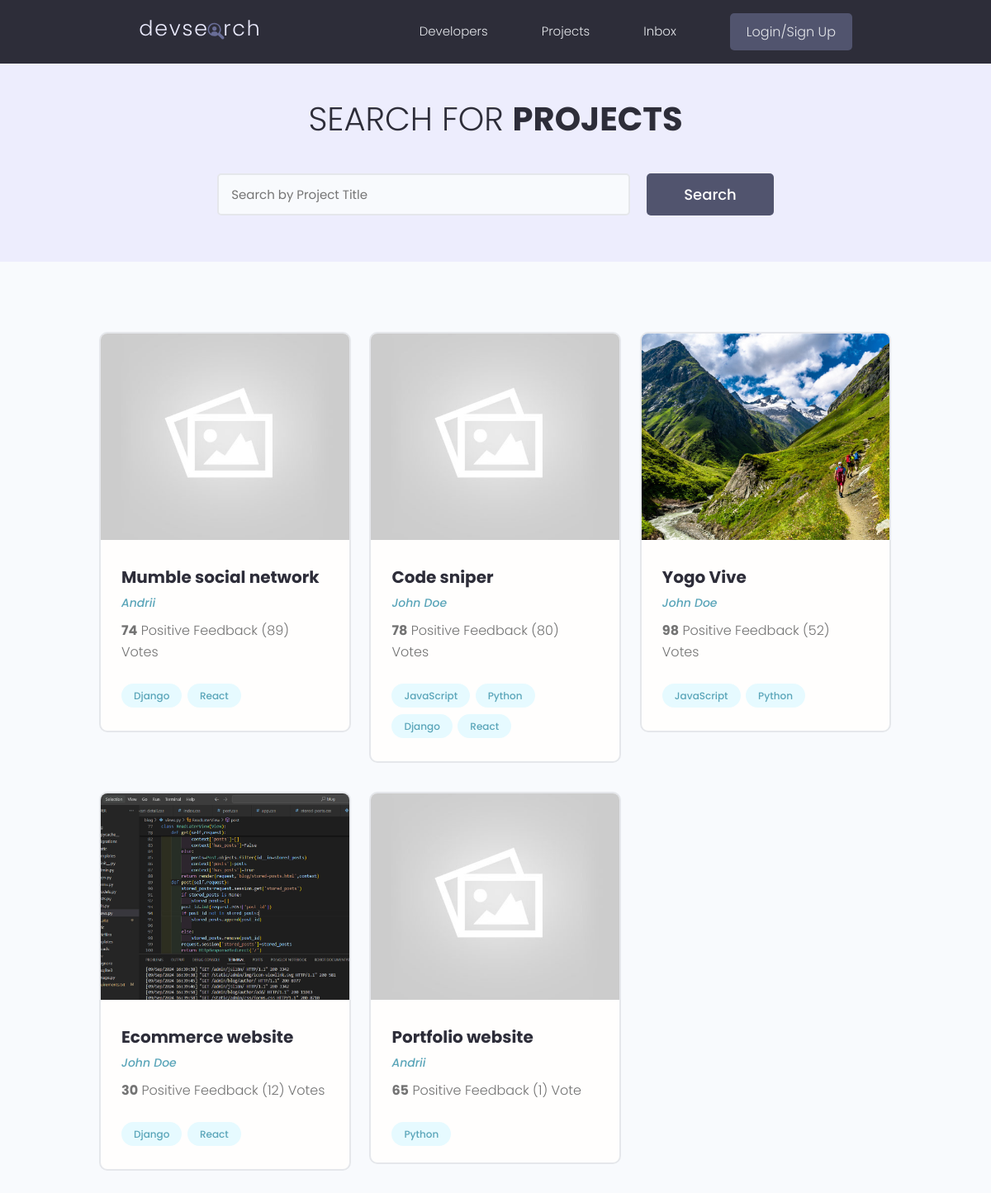
The app's page /projects/, older data.
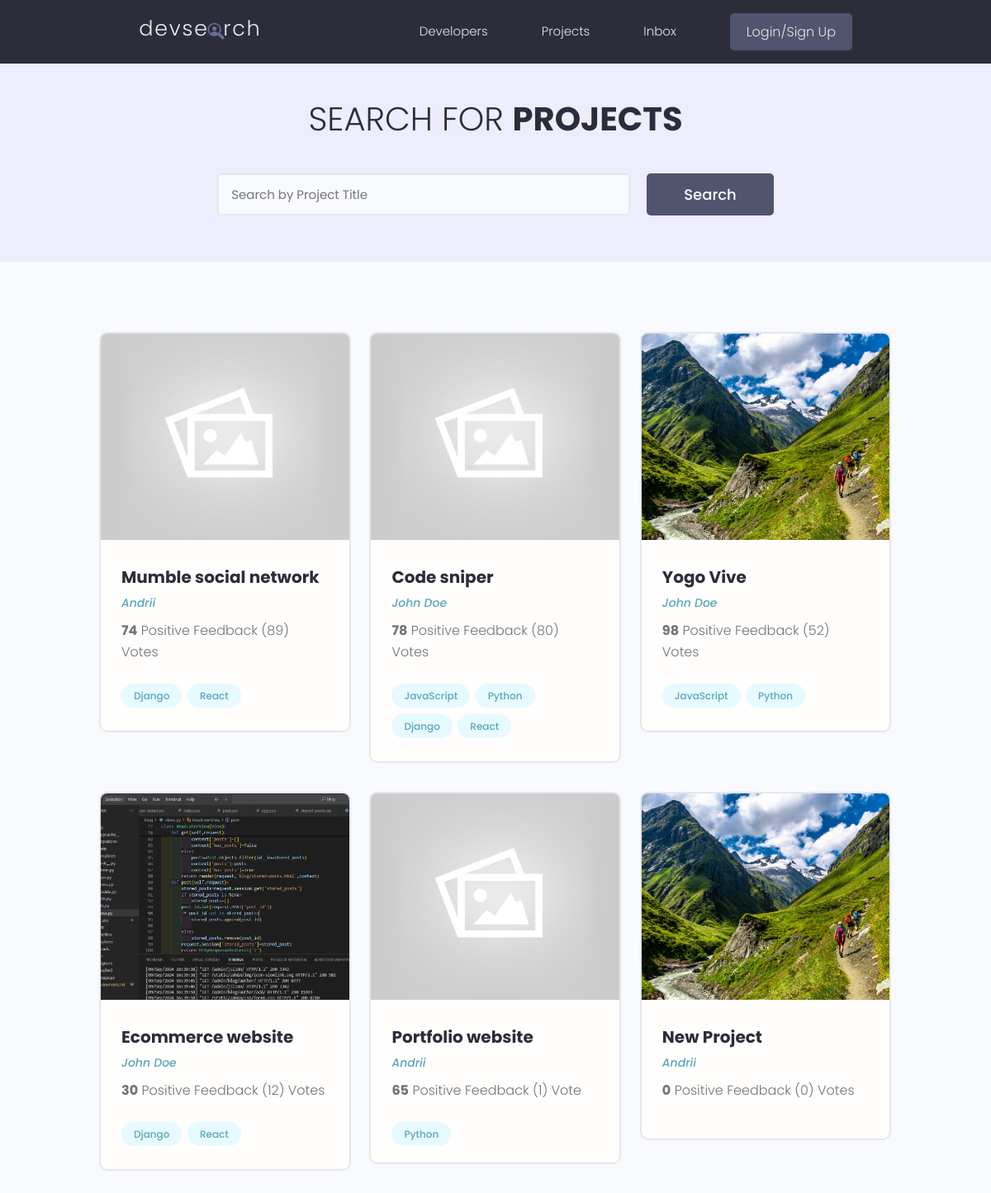
The same page, newer data.
### projects/models.py (models this page shows, shortened)
class Project(models.Model):
    owner = models.ForeignKey(Profile,null=True,blank=True,on_delete=models.SET_NULL)
    title=models.CharField(max_length=200)
    description=models.TextField(null=True,blank=True)
    featured_img=models.ImageField(null=True,blank=True,default='default.jpg')
    demo_link=models.CharField(max_length=2000,null=True,blank=True)
    source_link=models.CharField(max_length=2000,null=True,blank=True)
    tags=models.ManyToManyField('Tag',blank=True)
    vote_total=models.IntegerField(default=0,null=True,blank=True)
    vote_ratio=models.IntegerField(default=0,null=True,blank=True)
    created=models.DateTimeField(auto_now_add=True)
    id = models.UUIDField(default=uuid.uuid4,unique=True,primary_key=True,editable=False)

class Tag(models.Model):
    name=models.CharField(max_length=200)
    created=models.DateTimeField(auto_now_add=True)
    id = models.UUIDField(default=uuid.uuid4,unique=True,primary_key=True,editable=False)
    def __str__(self):
        return self.name

### users/models.py (models this page shows, shortened)
class Profile(models.Model):
    user = models.OneToOneField(User, on_delete=models.CASCADE, null=True, blank=True)
    name = models.CharField(max_length=200, blank=True, null=True)
    email = models.EmailField(max_length=500, blank=True, null=True)
    username = models.CharField(max_length=200, blank=True, null=True)
    location = models.CharField(max_length=200, blank=True, null=True)
    short_intro = models.CharField(max_length=200, blank=True, null=True)
    bio = models.TextField(blank=True, null=True)
    profile_image = models.ImageField(null=True, blank=True, upload_to='profiles/', default="profiles/user-default.png")
    social_github = models.CharField(max_length=200, blank=True, null=True)
    social_twitter = models.CharField(max_length=200, blank=True, null=True)
    social_linkedin = models.CharField(max_length=200, blank=True, null=True)
    social_youtube = models.CharField(max_length=200, blank=True, null=True)
    social_website = models.CharField(max_length=200, blank=True, null=True)
    created=models.DateTimeField(auto_now_add=True)
    id = models.UUIDField(default=uuid.uuid4,unique=True,primary_key=True,editable=False)

### projects/views.py (the view)
# urls.py: path('projects/',include('projects.urls')),
def projects(request):
    projects=Project.objects.all()
    context={
        'projects':projects
    }
    return render(request,'projects/projects.html',context)

### projects/templates/projects/projects.html (shortened to what this page needs)
{% extends "main.html" %}
    {% block content %}
  <main class="projects">
    <section class="hero-section text-center">
      <div class="container container--narrow">
        <div class="hero-section__box">
          <h2>Search for <span>Projects</span></h2>
        </div>
        <div class="hero-section__search">
          <form class="form" action="#" method="get">
            <div class="form__field">
              <input class="input input--text" id="formInput#search" type="text" name="text"
                placeholder="Search by Project Title" />
            </div>
            <input class="btn btn--sub btn--lg" type="submit" value="Search" />
          </form>
        </div>
      </div>
    </section>
    <section class="projectsList">
      <div class="container">
        <div class="grid grid--three">
        {% for project in projects %}
          <div class="column">
            <div class="card project">
              <a href="{% url "project" project.id %}" class="project">
                <img class="project__thumbnail" src="{{ project.featured_img.url }}" alt="project thumbnail" />
                <div class="card__body">
                  <h3 class="project__title">{{project.title}}</h3>
                  <p><a class="project__author" href="{% url 'user-profile' project.owner.id %}">{{ project.owner.name }}</a></p>
                  <p class="project--rating">
                    <span style="font-weight: bold;">{{project.vote_ratio}}</span> Positive
                    Feedback ({{project.vote_total}}) Vote{{project.vote_total|pluralize:'s'}}
                  </p>
                  <div class="project__tags">
                    {% for tag in project.tags.all %}
                    <span class="tag tag--pill tag--main">
                      <small>{{ tag }}</small>
                    </span>
                    {% endfor %}
                  </div>
                </div>
              </a>
            </div>
          </div>
          {% endfor %}
        </div>
      </div>
    </section>
  </main>
    {% endblock %}

Row changes from the older to the newer data that the page shows:
added Project: featured_img (picture), title "New Project", owner.name "Andrii", vote_ratio "0", vote_total "0"
